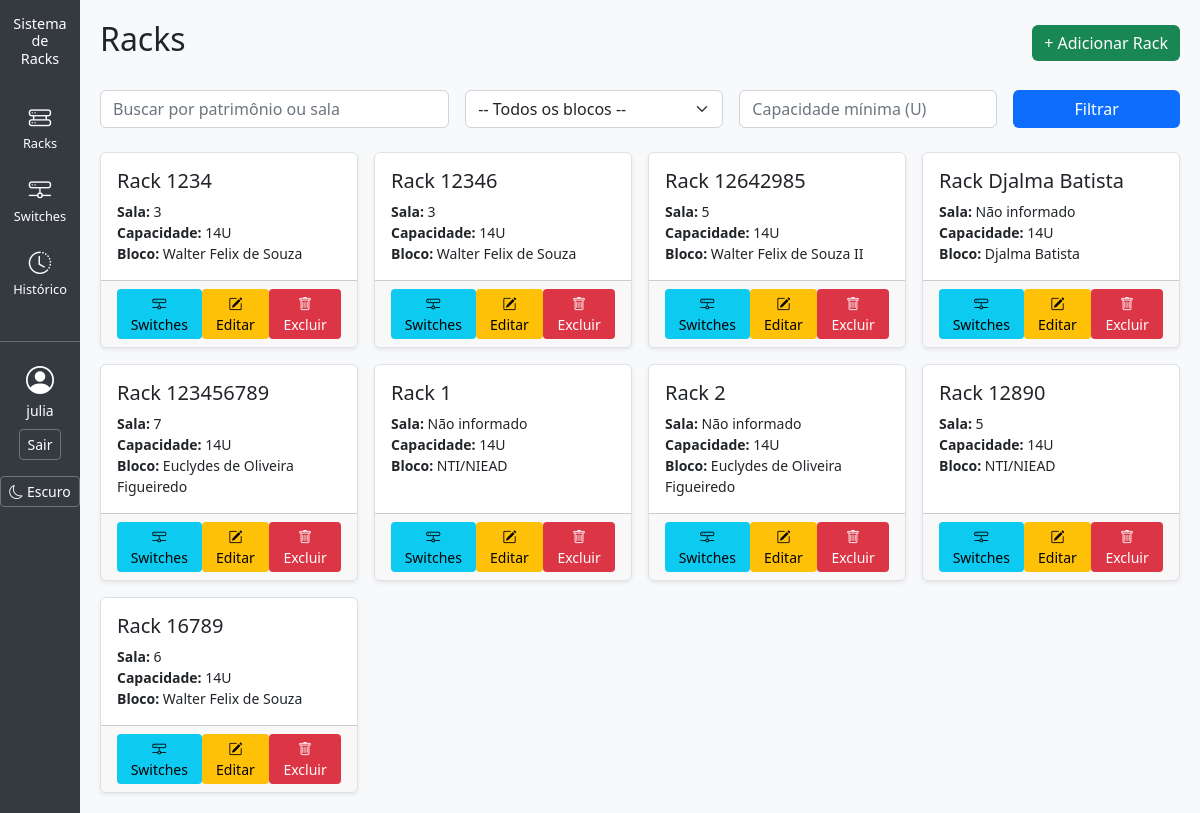
/inventario/ (signed in), run on the app's committed database.
### inventario/models.py (models this page shows, shortened)
class Rack(models.Model):
    id = models.AutoField(primary_key=True)
    num_patrimonio = models.CharField(max_length=50, unique=True, blank=True, null=True)
    capacidade_u = models.IntegerField(blank=False, null=False)
    sala = models.CharField(max_length=100, blank=True, null=True)
    id_bloco = models.ForeignKey(Bloco, on_delete=models.CASCADE, related_name="racks", null=False, blank=True)

class Bloco(models.Model):
    nome_bloco = models.CharField(max_length=100)

### inventario/views.py (the view)
# urls.py: path("", views.rack_list, name="inventario_home"),
@login_required
def rack_list(request):
    racks = Rack.objects.all()
    blocos = Bloco.objects.all()
    q = request.GET.get("q")
    bloco_id = request.GET.get("bloco")
    capacidade_min = request.GET.get("capacidade")
    if q:
        racks = racks.filter(num_patrimonio__icontains=q) | racks.filter(sala__icontains=q)
    if bloco_id:
        racks = racks.filter(id_bloco__id=bloco_id)
    if capacidade_min:
        racks = racks.filter(capacidade_u__gte=capacidade_min)
    return render(request, "rack_list.html", {"racks": racks, "blocos": blocos})

### templates/rack_list.html (shortened to what this page needs)
{% extends "base.html" %}
{% block content %}
<div class="d-flex justify-content-between align-items-center mb-4">
    <h2>Racks</h2>
    <a href="{% url 'rack_create' %}" class="btn btn-success">+ Adicionar Rack</a>
</div>
<form method="get" class="row g-3 mb-4">
    <div class="col-md-4">
        <input type="text" name="q" class="form-control" placeholder="Buscar por patrimônio ou sala"
               value="{{ request.GET.q }}">
    </div>
    <div class="col-md-3">
        <select name="bloco" class="form-select">
            <option value="">-- Todos os blocos --</option>
        </select>
    </div>
    <div class="col-md-3">
        <input type="number" name="capacidade" class="form-control" placeholder="Capacidade mínima (U)"
               value="{{ request.GET.capacidade }}">
    </div>
    <div class="col-md-2 d-grid">
        <button type="submit" class="btn btn-primary">Filtrar</button>
    </div>
</form>
<div class="row row-cols-1 row-cols-md-4 g-3">
    {% for rack in racks %}
    <div class="col">
        <div class="card shadow-sm h-100">
            <div class="card-body">
                <h5 class="card-title">Rack {% if rack.num_patrimonio %} {{ rack.num_patrimonio }} {%else%} {{ rack.id_bloco.nome_bloco }} {% endif %}</h5>
                <p class="card-text small">
                    <strong>Sala:</strong> {{ rack.sala|default:"Não informado" }} <br>
                    <strong>Capacidade:</strong> {{ rack.capacidade_u|default:"-" }}U <br>
                    <strong>Bloco:</strong> {{ rack.id_bloco.nome_bloco }}
                </p>
            </div>
            <div class="card-footer d-flex justify-content-around">
                <a href="{% url 'switches_por_rack' rack.id %}" class="btn btn-info btn-sm" title="Ver Switches">
                    <i class="bi bi-hdd-network"></i> Switches
                </a>
                <a href="{% url 'rack_update' rack.id %}" class="btn btn-warning btn-sm" title="Editar Rack">
                    <i class="bi bi-pencil-square"></i> Editar
                </a>
                <a href="{% url 'rack_delete' rack.id %}" class="btn btn-danger btn-sm" title="Excluir Rack">
                    <i class="bi bi-trash"></i> Excluir
                </a>
            </div>
        </div>
    </div>
    {% empty %}
    <div class="col">
        <div class="alert alert-info">Nenhum rack cadastrado.</div>
    </div>
    {% endfor %}
</div>
{% endblock %}

### templates/base.html (shortened to what this page needs)
<!DOCTYPE html>
<html lang="pt-br">
<head>
  <link href="https://cdn.jsdelivr.net/npm/bootstrap@5.3.0/dist/css/bootstrap.min.css" rel="stylesheet">
  <link rel="stylesheet" href="https://cdn.jsdelivr.net/npm/bootstrap-icons@1.10.5/font/bootstrap-icons.css">
</head>
<body class="theme-light">
  <div class="sidebar d-none d-md-flex">
    <h4 class="text-white mb-4">Sistema<br>de<br>Racks</h4>
    <ul class="nav flex-column mb-3 w-100">
      <li class="nav-item">
        <a href="{% url 'rack_list' %}"
          class="nav-link {% if request.resolver_match.url_name == 'rack_list' %}active{% endif %}">
          <i class="bi bi-hdd-rack"></i>
          <span class="d-none d-lg-inline">Racks</span>
        </a>
      </li>
      <li>
        <a href="{% url 'switch_list' %}"
          class="nav-link {% if request.resolver_match.url_name == 'switch_list' %}active{% endif %}">
          <i class="bi bi-hdd-network"></i>
          <span class="d-none d-lg-inline">Switches</span>
        </a>
      </li>
      <li>
        <a href="{% url 'historico_list' %}"
          class="nav-link {% if request.resolver_match.url_name == 'historico_list' %}active{% endif %}">
          <i class="bi bi-clock-history"></i>
          <span class="d-none d-lg-inline">Histórico</span>
        </a>
      </li>
    </ul>
    <hr class="w-100">
    <div class="text-center px-2">
      {% if user.is_authenticated %}
      <i class="bi bi-person-circle fs-3"></i>
      <div class="small text-white">{{ user.username }}</div>
      <a href="{% url 'logout' %}" class="btn btn-outline-light btn-sm mt-2 w-100">Sair</a>
      {% else %}
      <a href="{% url 'login' %}" class="btn btn-outline-light btn-sm mt-2 w-100">Entrar</a>
      {% endif %}
    </div>
    <div class="mt-3">
      <button id="toggle-theme" class="btn btn-outline-light btn-sm w-100">
        <i class="bi bi-moon"></i> Escuro
      </button>
    </div>
  </div>
  <div class="content">
    {% block content %}{% endblock %}
  </div>
</body>
</html>

### templates/base.html (style rules this page uses)
body { display: flex; min-height: 100vh; }
.sidebar { width: 80px; background-color: #343a40; color: #fff; flex-shrink: 0; display: flex; flex-direction: column; align-items: center; padding: 15px 0; }
.sidebar h4 { font-size: 0.9rem; text-align: center; }
.sidebar .nav-link { color: #adb5bd; text-align: center; font-size: 0.8rem; padding: 10px 5px; }
.sidebar .nav-link i { font-size: 1.4rem; display: block; }
.content { flex-grow: 1; padding: 20px; background-color: #f8f9fa; }
.theme-light { --bg-color: #f8f9fa; --text-color: #212529; --card-bg: #ffffff; --input-bg: #ffffff; --input-border: #ced4da; --table-bg: #ffffff; --table-border: #dee2e6; --sidebar-bg: #343a40; --sidebar-text: #ffffff; --placeholder-color: #6c757d; --btn-primary-bg: #0d6efd; --btn-primary-text: #ffffff; --btn-secondary-bg: #6c757d; --btn-secondary-text: #ffffff; }
body { background-color: var(--bg-color); color: var(--text-color); }
.content { background-color: var(--bg-color); color: var(--text-color); }
a { color: var(--link-color); }
.card, .table, .border, .shadow-sm { background-color: var(--card-bg) !important; color: var(--text-color) !important; border-color: var(--table-border) !important; }
input, select, textarea, .form-control { background-color: var(--input-bg) !important; color: var(--text-color) !important; border: 1px solid var(--input-border) !important; }
input::placeholder, textarea::placeholder { color: #aaa; }
.btn-primary { background-color: var(--btn-primary-bg) !important; color: var(--btn-primary-text) !important; border: none; }
.btn-outline-light { color: var(--btn-secondary-text) !important; border-color: var(--btn-secondary-bg) !important; }
.sidebar { background-color: var(--sidebar-bg) !important; color: var(--sidebar-text) !important; }
.sidebar a { color: var(--sidebar-text) !important; }
input::placeholder, textarea::placeholder { color: var(--placeholder-color) !important; }
.form-select { background-color: var(--input-bg) !important; color: var(--text-color) !important; border: 1px solid var(--input-border) !important; }
.form-select option { background-color: var(--card-bg) !important; color: var(--text-color) !important; }
.btn { border: none; }
.btn-primary { background-color: var(--btn-primary-bg) !important; color: var(--btn-primary-text) !important; }
.btn-outline-light { color: var(--btn-secondary-text) !important; border: 1px solid var(--btn-secondary-bg) !important; }

### data on the page
Rack: num_patrimonio "1234", sala "3", capacidade_u "14", id_bloco.nome_bloco "Walter Felix de Souza"
Rack: num_patrimonio "12346", sala "3", capacidade_u "14", id_bloco.nome_bloco "Walter Felix de Souza"
Rack: num_patrimonio "12642985", sala "5", capacidade_u "14", id_bloco.nome_bloco "Walter Felix de Souza II"
Rack: id_bloco.nome_bloco "Djalma Batista", sala "Não informado", capacidade_u "14"
Rack: num_patrimonio "123456789", sala "7", capacidade_u "14", id_bloco.nome_bloco "Euclydes de Oliveira Figueiredo"
Rack: num_patrimonio "1", sala "Não informado", capacidade_u "14", id_bloco.nome_bloco "NTI/NIEAD"
Rack: num_patrimonio "2", sala "Não informado", capacidade_u "14", id_bloco.nome_bloco "Euclydes de Oliveira Figueiredo"
Rack: num_patrimonio "12890", sala "5", capacidade_u "14", id_bloco.nome_bloco "NTI/NIEAD"
Rack: num_patrimonio "16789", sala "6", capacidade_u "14", id_bloco.nome_bloco "Walter Felix de Souza"

### other printed values
{{ user.username }} "julia"
